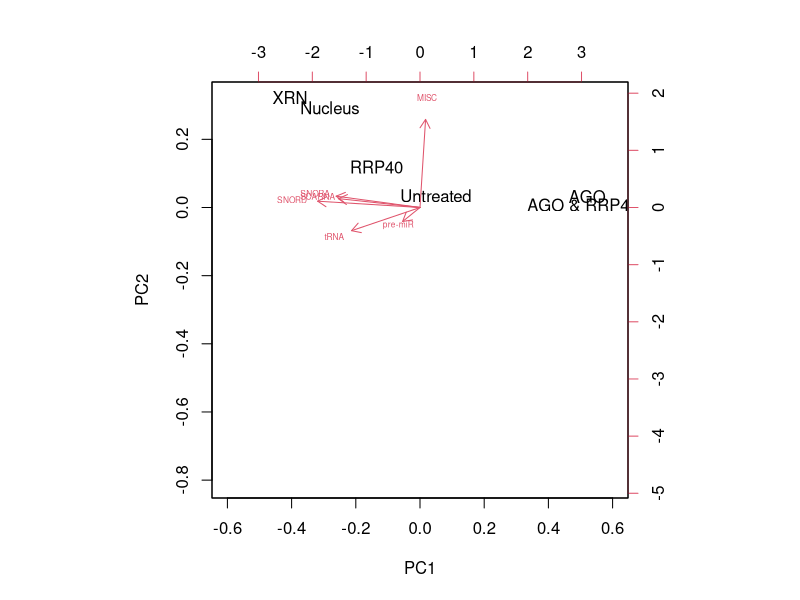
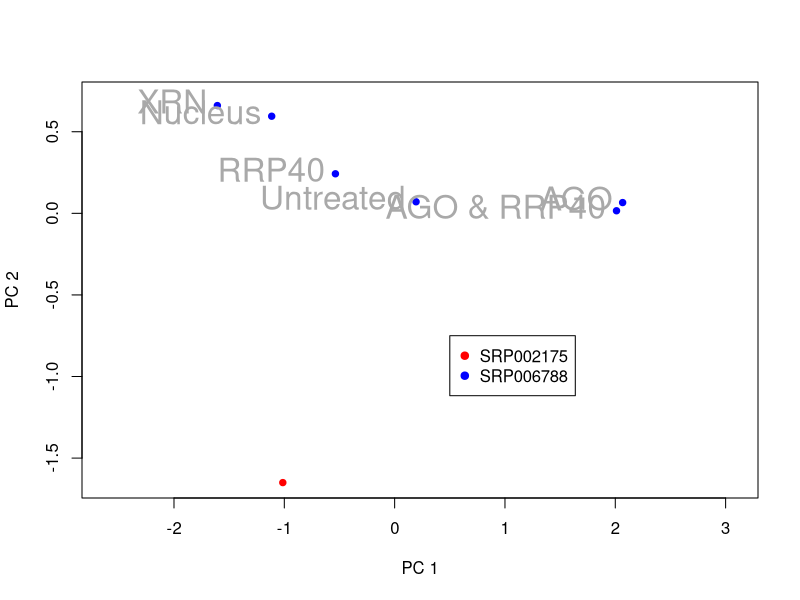

R code for these plots, in order:
## Used plot:

column_names = c("pre-miR","SNORD","SNORA","tRNA","SCARNA","MISC")

S2175   = c(947, 202, 56, 1122, 26, 107)
S6788_a = c(680, 140, 24, 957, 11, 755)
S6788_b = c(686, 181, 34, 1043, 24, 805)
S6788_c = c(560, 30, 15, 208, 9, 590)
S6788_d = c(517, 42, 17, 204, 6, 550)
S6788_e = c(738, 294, 112, 753, 47, 902)
S6788_f = c(649, 281, 87, 520, 32, 806)

# For proportional plot:
#S2175   = S2175   / sum(S2175)   * 100
#S6788_a = S6788_a / sum(S6788_a) * 100
#S6788_b = S6788_b / sum(S6788_b) * 100
#S6788_c = S6788_c / sum(S6788_c) * 100
#S6788_d = S6788_d / sum(S6788_d) * 100
#S6788_e = S6788_e / sum(S6788_e) * 100
#S6788_f = S6788_f / sum(S6788_f) * 100

S2175   = log(S2175)
S6788_a = log(S6788_a)
S6788_b = log(S6788_b)
S6788_c = log(S6788_c)
S6788_d = log(S6788_d)
S6788_e = log(S6788_e)
S6788_f = log(S6788_f)

table = t(data.frame(S2175,S6788_a,S6788_b,S6788_c,S6788_d,S6788_e,S6788_f))
colnames(table) = column_names
rownames(table) = c("","Untreated","RRP40","AGO","AGO & RRP40","XRN","Nucleus")

pdf("/dev/null")
pca = prcomp(table)
biplot(pca,xlim=c(-0.6,0.6),cex=c(1, 1/2))
dev.off()

svg("../../../output/figures/fig_7/PCA.svg")

x = pca$x[,1]
y = pca$x[,2]

plot(c(min(x)-1,max(x)+1),c(min(y),max(y)+0.05),type="n",xlab="PC 1",ylab="PC 2")
points(x,y,cex=0.85,pch=19,col=c("red","blue","blue","blue","blue","blue","blue"))
text(x,y,rownames(table),pos=2,col="darkgray",cex=2)

legend(0.5,-0.75,c("SRP002175","SRP006788"),col=c("red","blue"),pch=19,cex=1)


dev.off()
